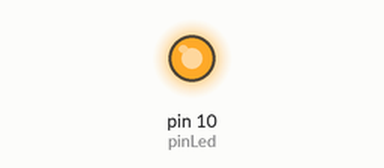
Simulated run of this sketch. Board: Arduino Uno, built with avr-gcc and run on an emulated ATmega328P. Parts: output pins drawn as LEDs (lit = HIGH).

Above: at 0.05 s.
At 1.55 s:
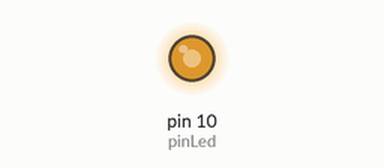
At 3.05 s:
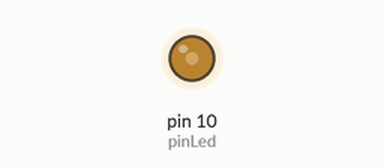
At 6.1 s:
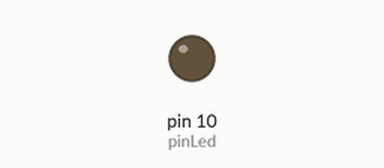
Timing chart, 0 to 8.0 s (numbered marks = the images above):
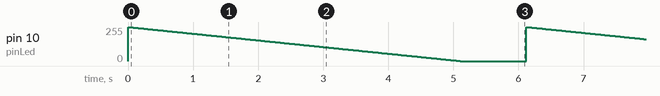

The sketch:

softShutDown.ino
```cpp
const int pinLed = 10;

void setup() {
}

void loop() {
  for (int i = 255; i > -1; i--) {
    analogWrite(pinLed, i);
    delay(20);
  }
  delay(1000);
}
```

Measured:
- by itself, pin 10 (pinLed): ramps from 255/255 to 0/255 and jumps back, once every 6.1 s
